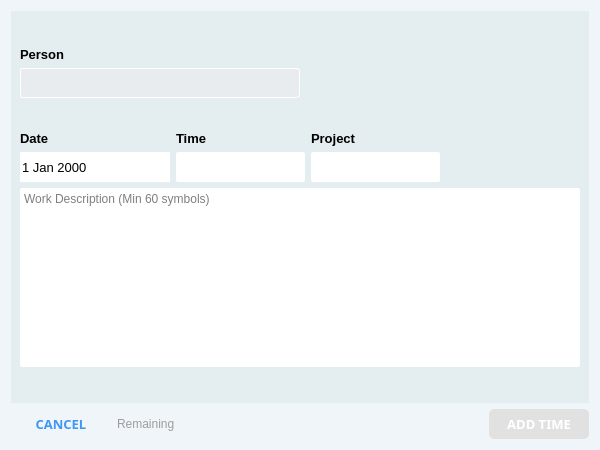
<?xml version="1.0" encoding="UTF-8"?>
<ui version="4.0">
 <class>AddTimeDialog</class>
 <widget class="QDialog" name="AddTimeDialog">
  <property name="geometry">
   <rect>
    <x>0</x>
    <y>0</y>
    <width>600</width>
    <height>450</height>
   </rect>
  </property>
  <property name="minimumSize">
   <size>
    <width>600</width>
    <height>450</height>
   </size>
  </property>
  <property name="windowTitle">
   <string>Dialog</string>
  </property>
  <property name="styleSheet">
   <string notr="true">background-color: rgb(240, 245, 250);</string>
  </property>
  <layout class="QVBoxLayout" name="verticalLayout_4">
   <item>
    <widget class="QFrame" name="frame">
     <property name="styleSheet">
      <string notr="true">background-color: rgb(228, 237, 240);
border: none;</string>
     </property>
     <property name="frameShape">
      <enum>QFrame::StyledPanel</enum>
     </property>
     <property name="frameShadow">
      <enum>QFrame::Raised</enum>
     </property>
     <layout class="QVBoxLayout" name="verticalLayout_5">
      <item>
       <spacer name="verticalSpacer">
        <property name="orientation">
         <enum>Qt::Vertical</enum>
        </property>
        <property name="sizeHint" stdset="0">
         <size>
          <width>20</width>
          <height>40</height>
         </size>
        </property>
       </spacer>
      </item>
      <item>
       <widget class="QLabel" name="label">
        <property name="font">
         <font>
          <pointsize>10</pointsize>
          <weight>75</weight>
          <bold>true</bold>
         </font>
        </property>
        <property name="text">
         <string>Person</string>
        </property>
       </widget>
      </item>
      <item>
       <layout class="QHBoxLayout" name="horizontalLayout_3">
        <item>
         <widget class="QLineEdit" name="lineEditPerson">
          <property name="enabled">
           <bool>false</bool>
          </property>
          <property name="minimumSize">
           <size>
            <width>0</width>
            <height>30</height>
           </size>
          </property>
          <property name="font">
           <font>
            <pointsize>10</pointsize>
           </font>
          </property>
          <property name="styleSheet">
           <string notr="true">border: 1px solid white;
border-radius: 3px;
background-color: rgb(233, 236, 239);</string>
          </property>
         </widget>
        </item>
        <item>
         <spacer name="horizontalSpacer_2">
          <property name="orientation">
           <enum>Qt::Horizontal</enum>
          </property>
          <property name="sizeHint" stdset="0">
           <size>
            <width>40</width>
            <height>20</height>
           </size>
          </property>
         </spacer>
        </item>
       </layout>
      </item>
      <item>
       <spacer name="verticalSpacer_3">
        <property name="orientation">
         <enum>Qt::Vertical</enum>
        </property>
        <property name="sizeHint" stdset="0">
         <size>
          <width>20</width>
          <height>40</height>
         </size>
        </property>
       </spacer>
      </item>
      <item>
       <layout class="QHBoxLayout" name="horizontalLayout" stretch="1,1,1,0">
        <item>
         <layout class="QVBoxLayout" name="verticalLayout">
          <item>
           <widget class="QLabel" name="label_2">
            <property name="font">
             <font>
              <pointsize>10</pointsize>
              <weight>75</weight>
              <bold>true</bold>
             </font>
            </property>
            <property name="text">
             <string>Date</string>
            </property>
           </widget>
          </item>
          <item>
           <widget class="QDateEdit" name="dateEditDate">
            <property name="minimumSize">
             <size>
              <width>150</width>
              <height>30</height>
             </size>
            </property>
            <property name="font">
             <font>
              <pointsize>10</pointsize>
             </font>
            </property>
            <property name="styleSheet">
             <string notr="true">QDateEdit {
border: none;
background-color: rgb(255, 255, 255)
}
QDateEdit::drop-down 
{
    border: 0px;
}

QDateEdit::down-arrow {
    image: url(:/images/images/calendarIcon.png);
    width: 25px;
    height: 25px;
	margin-right: 10px;

}</string>
            </property>
            <property name="calendarPopup">
             <bool>true</bool>
            </property>
           </widget>
          </item>
         </layout>
        </item>
        <item>
         <layout class="QVBoxLayout" name="verticalLayout_2">
          <item>
           <widget class="QLabel" name="label_3">
            <property name="font">
             <font>
              <pointsize>10</pointsize>
              <weight>75</weight>
              <bold>true</bold>
             </font>
            </property>
            <property name="text">
             <string>Time</string>
            </property>
           </widget>
          </item>
          <item>
           <widget class="QLineEdit" name="lineEditTime">
            <property name="minimumSize">
             <size>
              <width>0</width>
              <height>30</height>
             </size>
            </property>
            <property name="font">
             <font>
              <pointsize>10</pointsize>
             </font>
            </property>
            <property name="styleSheet">
             <string notr="true">border-radius: 2px;
border: none;
background-color: rgb(255, 255, 255);</string>
            </property>
           </widget>
          </item>
         </layout>
        </item>
        <item>
         <layout class="QVBoxLayout" name="verticalLayout_3">
          <item>
           <widget class="QLabel" name="label_4">
            <property name="font">
             <font>
              <pointsize>10</pointsize>
              <weight>75</weight>
              <bold>true</bold>
             </font>
            </property>
            <property name="text">
             <string>Project</string>
            </property>
           </widget>
          </item>
          <item>
           <widget class="QComboBox" name="comboBoxProject">
            <property name="minimumSize">
             <size>
              <width>0</width>
              <height>30</height>
             </size>
            </property>
            <property name="font">
             <font>
              <pointsize>10</pointsize>
             </font>
            </property>
            <property name="styleSheet">
             <string notr="true">QComboBox {
border-radius: 2px;
border: none;
background-color: rgb(255, 255, 255);
}
QComboBox::drop-down 
{
    border: 0px;
}

QComboBox::down-arrow {
    image: url(:/images/images/dA.png);
    width: 25px;
    height: 25px;
	margin-right: 10px;
}</string>
            </property>
           </widget>
          </item>
         </layout>
        </item>
        <item>
         <spacer name="horizontalSpacer_3">
          <property name="orientation">
           <enum>Qt::Horizontal</enum>
          </property>
          <property name="sizeHint" stdset="0">
           <size>
            <width>140</width>
            <height>20</height>
           </size>
          </property>
         </spacer>
        </item>
       </layout>
      </item>
      <item>
       <widget class="QTextEdit" name="textEditDescription">
        <property name="enabled">
         <bool>true</bool>
        </property>
        <property name="font">
         <font>
          <pointsize>9</pointsize>
         </font>
        </property>
        <property name="styleSheet">
         <string notr="true">border-radius: 2px;
border: none;
background-color: rgb(255, 255, 255);</string>
        </property>
        <property name="placeholderText">
         <string>Work Description (Min 60 symbols)</string>
        </property>
       </widget>
      </item>
      <item>
       <spacer name="verticalSpacer_2">
        <property name="orientation">
         <enum>Qt::Vertical</enum>
        </property>
        <property name="sizeHint" stdset="0">
         <size>
          <width>20</width>
          <height>40</height>
         </size>
        </property>
       </spacer>
      </item>
     </layout>
    </widget>
   </item>
   <item>
    <layout class="QHBoxLayout" name="horizontalLayout_2">
     <item>
      <widget class="QPushButton" name="buttonCancel">
       <property name="minimumSize">
        <size>
         <width>100</width>
         <height>30</height>
        </size>
       </property>
       <property name="font">
        <font>
         <family>Century Gothic</family>
         <pointsize>10</pointsize>
         <weight>75</weight>
         <bold>true</bold>
        </font>
       </property>
       <property name="styleSheet">
        <string notr="true">
QPushButton {	
border: none;
color: rgb(64, 150, 244);
background-color: transparent;
}

QPushButton:pressed {
alternate-background-color: rgb(231, 236, 240);
}
QPushButton:hover {
background-color: rgb(245, 250, 255);
}</string>
       </property>
       <property name="text">
        <string>CANCEL</string>
       </property>
      </widget>
     </item>
     <item>
      <widget class="QLabel" name="labelRemainingSymbols">
       <property name="font">
        <font>
         <pointsize>9</pointsize>
        </font>
       </property>
       <property name="styleSheet">
        <string notr="true">color: rgb(157, 157, 157);</string>
       </property>
       <property name="text">
        <string>Remaining</string>
       </property>
      </widget>
     </item>
     <item>
      <spacer name="horizontalSpacer">
       <property name="orientation">
        <enum>Qt::Horizontal</enum>
       </property>
       <property name="sizeHint" stdset="0">
        <size>
         <width>40</width>
         <height>20</height>
        </size>
       </property>
      </spacer>
     </item>
     <item>
      <widget class="QPushButton" name="buttonAddTime">
       <property name="enabled">
        <bool>false</bool>
       </property>
       <property name="minimumSize">
        <size>
         <width>100</width>
         <height>30</height>
        </size>
       </property>
       <property name="font">
        <font>
         <family>Century Gothic</family>
         <pointsize>10</pointsize>
         <weight>75</weight>
         <bold>true</bold>
        </font>
       </property>
       <property name="styleSheet">
        <string notr="true">QPushButton {	
	background-color: rgb(64, 150, 244);
	border-radius: 5px;
	color: rgb(255, 255, 255);
	border:none
}

QPushButton:pressed {
background-color: rgb(57, 134, 217);

}
QPushButton:hover {
background-color: rgb(67, 158, 255);
}

QPushButton:disabled {
background-color: rgb(225, 225, 225);
}


</string>
       </property>
       <property name="text">
        <string>ADD TIME</string>
       </property>
      </widget>
     </item>
    </layout>
   </item>
  </layout>
 </widget>
 <resources/>
 <connections/>
</ui>
